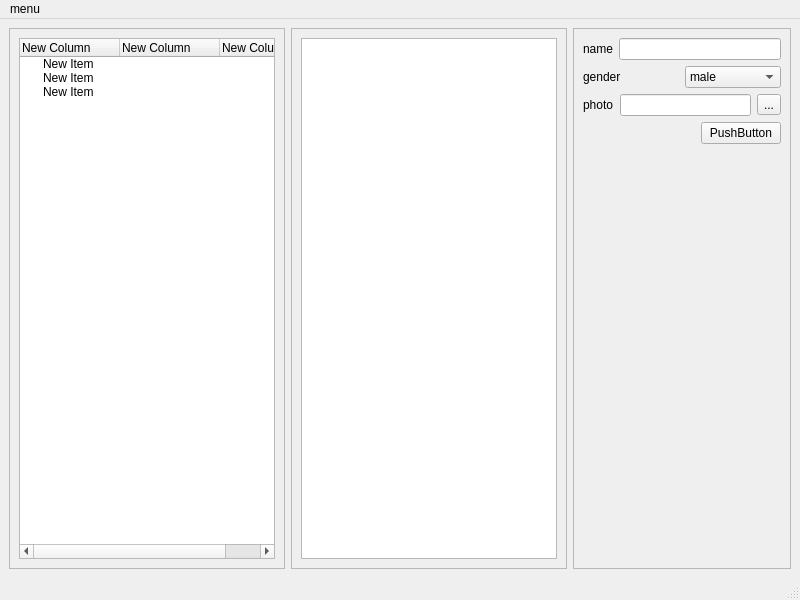
<?xml version="1.0" encoding="UTF-8"?>
<ui version="4.0">
 <class>MainWindow</class>
 <widget class="QMainWindow" name="MainWindow">
  <property name="geometry">
   <rect>
    <x>0</x>
    <y>0</y>
    <width>800</width>
    <height>600</height>
   </rect>
  </property>
  <property name="windowTitle">
   <string>MainWindow</string>
  </property>
  <widget class="QWidget" name="centralwidget">
   <layout class="QHBoxLayout" name="horizontalLayout_4">
    <item>
     <widget class="QFrame" name="frame_3">
      <property name="frameShape">
       <enum>QFrame::StyledPanel</enum>
      </property>
      <property name="frameShadow">
       <enum>QFrame::Raised</enum>
      </property>
      <layout class="QGridLayout" name="gridLayout_2">
       <item row="0" column="0">
        <widget class="QTreeWidget" name="my_treeWidget">
         <column>
          <property name="text">
           <string>New Column</string>
          </property>
         </column>
         <column>
          <property name="text">
           <string>New Column</string>
          </property>
         </column>
         <column>
          <property name="text">
           <string>New Column</string>
          </property>
         </column>
         <item>
          <property name="text">
           <string>New Item</string>
          </property>
         </item>
         <item>
          <property name="text">
           <string>New Item</string>
          </property>
         </item>
         <item>
          <property name="text">
           <string>New Item</string>
          </property>
         </item>
        </widget>
       </item>
      </layout>
     </widget>
    </item>
    <item>
     <widget class="QFrame" name="frame_2">
      <property name="frameShape">
       <enum>QFrame::StyledPanel</enum>
      </property>
      <property name="frameShadow">
       <enum>QFrame::Raised</enum>
      </property>
      <layout class="QGridLayout" name="gridLayout">
       <item row="0" column="0">
        <widget class="QListWidget" name="my_listWidget"/>
       </item>
      </layout>
     </widget>
    </item>
    <item>
     <widget class="QFrame" name="frame">
      <property name="frameShape">
       <enum>QFrame::StyledPanel</enum>
      </property>
      <property name="frameShadow">
       <enum>QFrame::Raised</enum>
      </property>
      <layout class="QVBoxLayout" name="verticalLayout">
       <item>
        <layout class="QHBoxLayout" name="horizontalLayout_2">
         <item>
          <widget class="QLabel" name="label_2">
           <property name="text">
            <string>name</string>
           </property>
          </widget>
         </item>
         <item>
          <widget class="QLineEdit" name="le_name"/>
         </item>
        </layout>
       </item>
       <item>
        <layout class="QHBoxLayout" name="horizontalLayout">
         <item>
          <widget class="QLabel" name="label">
           <property name="text">
            <string>gender</string>
           </property>
          </widget>
         </item>
         <item>
          <widget class="QComboBox" name="cb_gender">
           <item>
            <property name="text">
             <string>male</string>
            </property>
           </item>
           <item>
            <property name="text">
             <string>female</string>
            </property>
           </item>
          </widget>
         </item>
        </layout>
       </item>
       <item>
        <layout class="QHBoxLayout" name="horizontalLayout_5">
         <item>
          <widget class="QLabel" name="label_3">
           <property name="text">
            <string>photo</string>
           </property>
          </widget>
         </item>
         <item>
          <widget class="QLineEdit" name="le_photo"/>
         </item>
         <item>
          <widget class="QToolButton" name="tb_photo">
           <property name="text">
            <string>...</string>
           </property>
          </widget>
         </item>
        </layout>
       </item>
       <item>
        <layout class="QHBoxLayout" name="horizontalLayout_3">
         <item>
          <spacer name="horizontalSpacer">
           <property name="orientation">
            <enum>Qt::Horizontal</enum>
           </property>
           <property name="sizeHint" stdset="0">
            <size>
             <width>40</width>
             <height>20</height>
            </size>
           </property>
          </spacer>
         </item>
         <item>
          <widget class="QPushButton" name="pb_submitt">
           <property name="text">
            <string>PushButton</string>
           </property>
           <property name="icon">
            <iconset resource="icons.qrc">
             <normaloff>:/images/images/fist.png</normaloff>:/images/images/fist.png</iconset>
           </property>
          </widget>
         </item>
        </layout>
       </item>
       <item>
        <spacer name="verticalSpacer">
         <property name="orientation">
          <enum>Qt::Vertical</enum>
         </property>
         <property name="sizeHint" stdset="0">
          <size>
           <width>20</width>
           <height>400</height>
          </size>
         </property>
        </spacer>
       </item>
      </layout>
      <zorder></zorder>
      <zorder>verticalSpacer</zorder>
      <zorder></zorder>
     </widget>
    </item>
   </layout>
  </widget>
  <widget class="QMenuBar" name="menubar">
   <property name="geometry">
    <rect>
     <x>0</x>
     <y>0</y>
     <width>800</width>
     <height>26</height>
    </rect>
   </property>
   <widget class="QMenu" name="menuMenu">
    <property name="title">
     <string>menu</string>
    </property>
    <addaction name="actionReload"/>
    <addaction name="actionExit"/>
   </widget>
   <addaction name="menuMenu"/>
  </widget>
  <widget class="QStatusBar" name="statusbar"/>
  <action name="actionReload">
   <property name="text">
    <string>reload</string>
   </property>
  </action>
  <action name="actionExit">
   <property name="text">
    <string>exit</string>
   </property>
  </action>
 </widget>
 <resources>
  <include location="icons.qrc"/>
 </resources>
 <connections/>
</ui>
